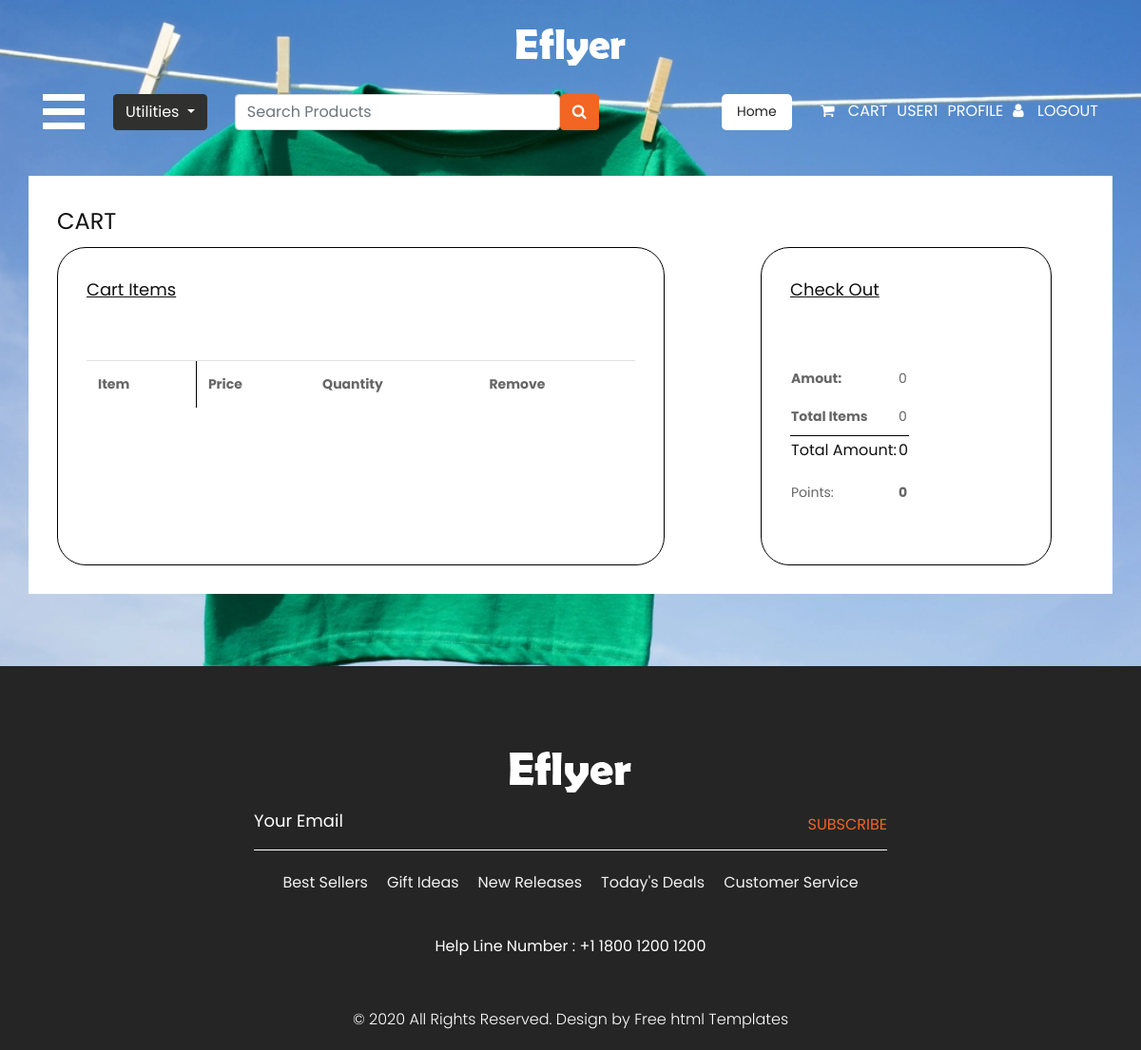
Page /Cart (signed in) on the earlier database version.
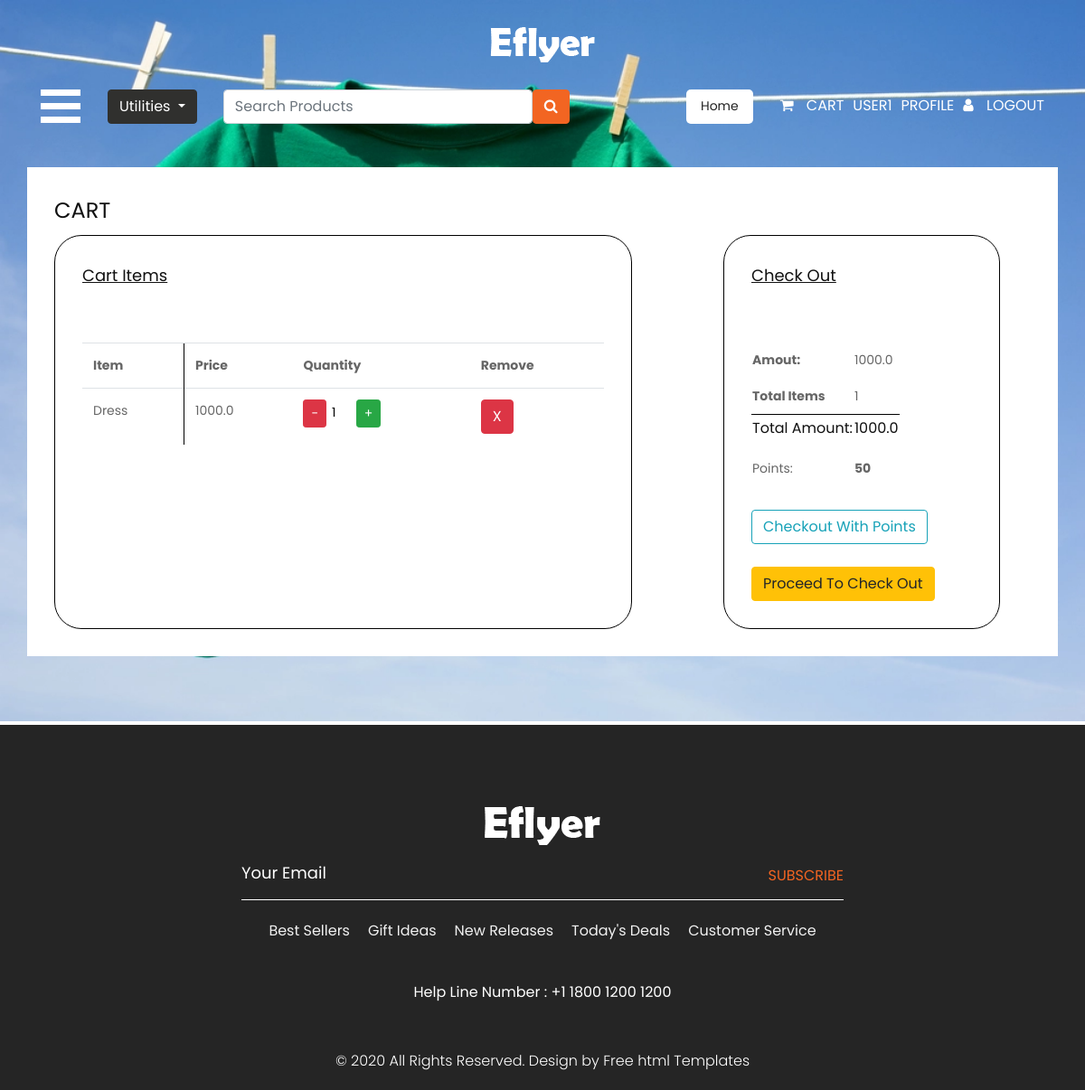
Same page on the later database version.
### AdminApp/models.py (models this page shows)
class CartItems(models.Model):
    product = models.ForeignKey(Product,on_delete=models.CASCADE)
    quantity = models.IntegerField()
    user = models.ForeignKey(User,on_delete=models.CASCADE)
    price = models.FloatField(null=True,blank=True)

class Product(models.Model):
    name = models.CharField(max_length=20)
    category = models.CharField(max_length=25,choices=options)
    price = models.FloatField()
    point = models.IntegerField()
    image = models.FileField(upload_to="product_image")
    stock = models.IntegerField()
    user = models.ForeignKey(User,on_delete=models.CASCADE,null=True,blank=True)

### AdminApp/views.py (the view)
# urls.py: path("Cart",views.Cart,name="Cart"),
@login_required(login_url="SignIn")
def Cart(request):
    cartitems = CartItems.objects.filter(user = request.user)
    price = 0
    points = 0
    for item in cartitems:
        price = price + item.price
        points = points + item.product.point
    context = {
        'cart':cartitems,
        'cartlen':len(cartitems),
        'price':price,
        "points":points
    }
    return render(request,"cart.html",context)

### templates/cart.html (shortened to what this page needs)
{% extends "index.html" %}
{% block content %}
<div class="container mt-5 con">
    <h1>CART</h1>
<div class="row">
    <div class="col-md-8">
        <div class="itemcontainer">
            <h3>Cart Items</h3><br><br>
            <table class="table">
                <tr>
                    <th>Item</th>
                    <th style="border-left:.5px solid black ;">Price</th>
                    <th>Quantity</th>
                    <th>Remove</th>
                </tr>
                {% for item in cart  %}
                <tr>
                    <td>{{item.product.name}}</td>
                    <td style="border-left:.5px solid black ;">{{item.price}}</td>
                    <td><a href="{%url 'DecreaseCartQunty' item.id %}" class="btn btn-danger btn-sm">-</a> <input type="text" style="width:25px;height:25px;border:none" value="{{item.quantity}}" readonly> <a href="{%url 'IncreaseCartQunty' item.id %}" class="btn btn-success btn-sm">+</a></td>
                    <td><a href="{%url 'DeleteCart' item.id %}" class="btn btn-danger">X</a></td>
                </tr>
                {% endfor %}
            </table>
        </div>
    </div>
    <div class="col-md-4">
        <div class="itemcontainer chk">
            <h3>Check Out</h3><br><br>
            <table>
                <tr>
                    <th>Amout:</th>
                    <td>{{price}}</td>
                </tr>
                <tr>
                    <th>Total Items</th>
                    <td>{{cartlen}}</td>
                </tr>
                <tr style="border-top:1px solid black">
                    <th><h4>Total Amount:</h4></th>
                    <td><b><h4> {{price}} </h4></b></td>
                </tr>
                <tr>
                    <td>Points: </td>
                    <th>{{points}}</th>
                </tr>
            </table>
            <br>
            {% if price > 0 %}
            <a href="{%url 'Checkoutwithpoints' %}" class="btn btn-outline-info">Checkout With Points</a>
            <br><br>
            <a href="{%url 'CheckOut' %}" class="btn btn-warning">Proceed To Check Out</a>
            {% endif %}
        </div>
    </div>
</div>
</div>
  <br><br><br>
{% endblock %}

Differences in the rows shown:
added CartItems: product.name "Dress", price "1000.0", quantity "1"
Other differences:
{{ price }}: "0" → "1000.0"
{{ cartlen }}: "0" → "1"
{{ points }}: "0" → "50"
text now shown: "Checkout With Points Proceed To Check Out"
